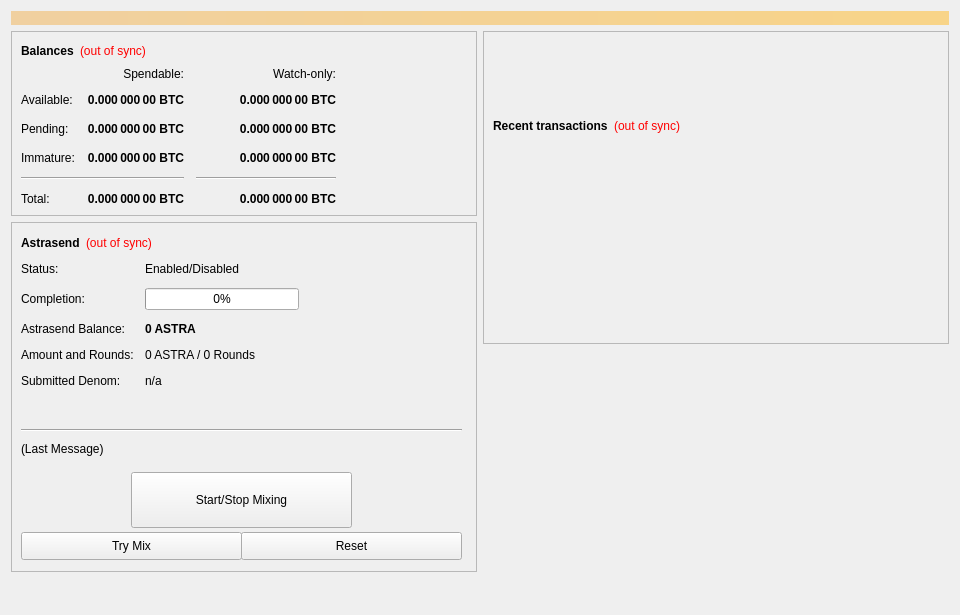
<?xml version="1.0" encoding="UTF-8"?>
<ui version="4.0">
 <class>SmartTokenConfig</class>
 <widget class="QWidget" name="SmartTokenConfig">
  <property name="geometry">
   <rect>
    <x>0</x>
    <y>0</y>
    <width>960</width>
    <height>615</height>
   </rect>
  </property>
  <property name="minimumSize">
   <size>
    <width>960</width>
    <height>0</height>
   </size>
  </property>
  <property name="windowTitle">
   <string>Form</string>
  </property>
  <layout class="QVBoxLayout" name="topLayout">
   <item>
    <widget class="QLabel" name="labelAlerts">
     <property name="visible">
      <bool>false</bool>
     </property>
     <property name="styleSheet">
      <string notr="true">background-color: qlineargradient(x1: 0, y1: 0, x2: 1, y2: 0, stop:0 #F0D0A0, stop:1 #F8D488); color:#000000;</string>
     </property>
     <property name="wordWrap">
      <bool>true</bool>
     </property>
     <property name="margin">
      <number>3</number>
     </property>
    </widget>
   </item>
   <item>
    <layout class="QHBoxLayout" name="horizontalLayout" stretch="1,1">
     <item>
      <layout class="QVBoxLayout" name="verticalLayout_2">
       <item>
        <widget class="QFrame" name="frame">
         <property name="frameShape">
          <enum>QFrame::StyledPanel</enum>
         </property>
         <property name="frameShadow">
          <enum>QFrame::Raised</enum>
         </property>
         <layout class="QVBoxLayout" name="verticalLayout_4">
          <item>
           <layout class="QHBoxLayout" name="horizontalLayout_4">
            <item>
             <widget class="QLabel" name="label_5">
              <property name="font">
               <font>
                <weight>75</weight>
                <bold>true</bold>
               </font>
              </property>
              <property name="text">
               <string>Balances</string>
              </property>
             </widget>
            </item>
            <item>
             <widget class="QLabel" name="labelWalletStatus">
              <property name="cursor">
               <cursorShape>WhatsThisCursor</cursorShape>
              </property>
              <property name="toolTip">
               <string>The displayed information may be out of date. Your wallet automatically synchronizes with the ASTRA network after a connection is established, but this process has not completed yet.</string>
              </property>
              <property name="styleSheet">
               <string notr="true">QLabel { color: red; }</string>
              </property>
              <property name="text">
               <string notr="true">(out of sync)</string>
              </property>
              <property name="alignment">
               <set>Qt::AlignLeading|Qt::AlignLeft|Qt::AlignVCenter</set>
              </property>
             </widget>
            </item>
            <item>
             <spacer name="horizontalSpacer_3">
              <property name="orientation">
               <enum>Qt::Horizontal</enum>
              </property>
              <property name="sizeHint" stdset="0">
               <size>
                <width>40</width>
                <height>20</height>
               </size>
              </property>
             </spacer>
            </item>
           </layout>
          </item>
          <item>
           <layout class="QGridLayout" name="gridLayout">
            <property name="spacing">
             <number>12</number>
            </property>
            <item row="2" column="2">
             <widget class="QLabel" name="labelWatchPending">
              <property name="font">
               <font>
                <weight>75</weight>
                <bold>true</bold>
               </font>
              </property>
              <property name="cursor">
               <cursorShape>IBeamCursor</cursorShape>
              </property>
              <property name="toolTip">
               <string>Unconfirmed transactions to watch-only addresses</string>
              </property>
              <property name="text">
               <string notr="true">0.000 000 00 BTC</string>
              </property>
              <property name="alignment">
               <set>Qt::AlignRight|Qt::AlignTrailing|Qt::AlignVCenter</set>
              </property>
              <property name="textInteractionFlags">
               <set>Qt::LinksAccessibleByMouse|Qt::TextSelectableByKeyboard|Qt::TextSelectableByMouse</set>
              </property>
             </widget>
            </item>
            <item row="2" column="1">
             <widget class="QLabel" name="labelUnconfirmed">
              <property name="font">
               <font>
                <weight>75</weight>
                <bold>true</bold>
               </font>
              </property>
              <property name="cursor">
               <cursorShape>IBeamCursor</cursorShape>
              </property>
              <property name="toolTip">
               <string>Total of transactions that have yet to be confirmed, and do not yet count toward the spendable balance</string>
              </property>
              <property name="text">
               <string notr="true">0.000 000 00 BTC</string>
              </property>
              <property name="alignment">
               <set>Qt::AlignRight|Qt::AlignTrailing|Qt::AlignVCenter</set>
              </property>
              <property name="textInteractionFlags">
               <set>Qt::LinksAccessibleByMouse|Qt::TextSelectableByKeyboard|Qt::TextSelectableByMouse</set>
              </property>
             </widget>
            </item>
            <item row="3" column="2">
             <widget class="QLabel" name="labelWatchImmature">
              <property name="font">
               <font>
                <weight>75</weight>
                <bold>true</bold>
               </font>
              </property>
              <property name="cursor">
               <cursorShape>IBeamCursor</cursorShape>
              </property>
              <property name="toolTip">
               <string>Staked or masternode rewards in watch-only addresses that has not yet matured</string>
              </property>
              <property name="text">
               <string notr="true">0.000 000 00 BTC</string>
              </property>
              <property name="alignment">
               <set>Qt::AlignRight|Qt::AlignTrailing|Qt::AlignVCenter</set>
              </property>
              <property name="textInteractionFlags">
               <set>Qt::LinksAccessibleByMouse|Qt::TextSelectableByKeyboard|Qt::TextSelectableByMouse</set>
              </property>
             </widget>
            </item>
            <item row="4" column="0" colspan="2">
             <widget class="Line" name="lineSpendableBalance">
              <property name="orientation">
               <enum>Qt::Horizontal</enum>
              </property>
             </widget>
            </item>
            <item row="4" column="2">
             <widget class="Line" name="lineWatchBalance">
              <property name="sizePolicy">
               <sizepolicy hsizetype="Preferred" vsizetype="Fixed">
                <horstretch>0</horstretch>
                <verstretch>0</verstretch>
               </sizepolicy>
              </property>
              <property name="minimumSize">
               <size>
                <width>140</width>
                <height>0</height>
               </size>
              </property>
              <property name="orientation">
               <enum>Qt::Horizontal</enum>
              </property>
             </widget>
            </item>
            <item row="5" column="0">
             <widget class="QLabel" name="labelTotalText">
              <property name="text">
               <string>Total:</string>
              </property>
             </widget>
            </item>
            <item row="3" column="1">
             <widget class="QLabel" name="labelImmature">
              <property name="font">
               <font>
                <weight>75</weight>
                <bold>true</bold>
               </font>
              </property>
              <property name="cursor">
               <cursorShape>IBeamCursor</cursorShape>
              </property>
              <property name="toolTip">
               <string>Staked or masternode rewards that has not yet matured</string>
              </property>
              <property name="text">
               <string notr="true">0.000 000 00 BTC</string>
              </property>
              <property name="alignment">
               <set>Qt::AlignRight|Qt::AlignTrailing|Qt::AlignVCenter</set>
              </property>
              <property name="textInteractionFlags">
               <set>Qt::LinksAccessibleByMouse|Qt::TextSelectableByKeyboard|Qt::TextSelectableByMouse</set>
              </property>
             </widget>
            </item>
            <item row="2" column="3">
             <spacer name="horizontalSpacer_2">
              <property name="orientation">
               <enum>Qt::Horizontal</enum>
              </property>
              <property name="sizeHint" stdset="0">
               <size>
                <width>40</width>
                <height>20</height>
               </size>
              </property>
             </spacer>
            </item>
            <item row="3" column="0">
             <widget class="QLabel" name="labelImmatureText">
              <property name="text">
               <string>Immature:</string>
              </property>
             </widget>
            </item>
            <item row="5" column="1">
             <widget class="QLabel" name="labelTotal">
              <property name="font">
               <font>
                <weight>75</weight>
                <bold>true</bold>
               </font>
              </property>
              <property name="cursor">
               <cursorShape>IBeamCursor</cursorShape>
              </property>
              <property name="toolTip">
               <string>Your current total balance</string>
              </property>
              <property name="text">
               <string notr="true">0.000 000 00 BTC</string>
              </property>
              <property name="alignment">
               <set>Qt::AlignRight|Qt::AlignTrailing|Qt::AlignVCenter</set>
              </property>
              <property name="textInteractionFlags">
               <set>Qt::LinksAccessibleByMouse|Qt::TextSelectableByKeyboard|Qt::TextSelectableByMouse</set>
              </property>
             </widget>
            </item>
            <item row="5" column="2">
             <widget class="QLabel" name="labelWatchTotal">
              <property name="font">
               <font>
                <weight>75</weight>
                <bold>true</bold>
               </font>
              </property>
              <property name="cursor">
               <cursorShape>IBeamCursor</cursorShape>
              </property>
              <property name="toolTip">
               <string>Current total balance in watch-only addresses</string>
              </property>
              <property name="text">
               <string notr="true">0.000 000 00 BTC</string>
              </property>
              <property name="alignment">
               <set>Qt::AlignRight|Qt::AlignTrailing|Qt::AlignVCenter</set>
              </property>
              <property name="textInteractionFlags">
               <set>Qt::LinksAccessibleByMouse|Qt::TextSelectableByKeyboard|Qt::TextSelectableByMouse</set>
              </property>
             </widget>
            </item>
            <item row="0" column="2">
             <widget class="QLabel" name="labelWatchonly">
              <property name="text">
               <string>Watch-only:</string>
              </property>
              <property name="alignment">
               <set>Qt::AlignRight|Qt::AlignTrailing|Qt::AlignVCenter</set>
              </property>
             </widget>
            </item>
            <item row="1" column="0">
             <widget class="QLabel" name="labelBalanceText">
              <property name="text">
               <string>Available:</string>
              </property>
             </widget>
            </item>
            <item row="1" column="1">
             <widget class="QLabel" name="labelBalance">
              <property name="font">
               <font>
                <weight>75</weight>
                <bold>true</bold>
               </font>
              </property>
              <property name="cursor">
               <cursorShape>IBeamCursor</cursorShape>
              </property>
              <property name="toolTip">
               <string>Your current spendable balance</string>
              </property>
              <property name="text">
               <string notr="true">0.000 000 00 BTC</string>
              </property>
              <property name="alignment">
               <set>Qt::AlignRight|Qt::AlignTrailing|Qt::AlignVCenter</set>
              </property>
              <property name="textInteractionFlags">
               <set>Qt::LinksAccessibleByMouse|Qt::TextSelectableByKeyboard|Qt::TextSelectableByMouse</set>
              </property>
             </widget>
            </item>
            <item row="1" column="2">
             <widget class="QLabel" name="labelWatchAvailable">
              <property name="font">
               <font>
                <weight>75</weight>
                <bold>true</bold>
               </font>
              </property>
              <property name="cursor">
               <cursorShape>IBeamCursor</cursorShape>
              </property>
              <property name="toolTip">
               <string>Your current balance in watch-only addresses</string>
              </property>
              <property name="text">
               <string notr="true">0.000 000 00 BTC</string>
              </property>
              <property name="alignment">
               <set>Qt::AlignRight|Qt::AlignTrailing|Qt::AlignVCenter</set>
              </property>
              <property name="textInteractionFlags">
               <set>Qt::LinksAccessibleByMouse|Qt::TextSelectableByKeyboard|Qt::TextSelectableByMouse</set>
              </property>
             </widget>
            </item>
            <item row="2" column="0">
             <widget class="QLabel" name="labelPendingText">
              <property name="text">
               <string>Pending:</string>
              </property>
             </widget>
            </item>
            <item row="0" column="1">
             <widget class="QLabel" name="labelSpendable">
              <property name="text">
               <string>Spendable:</string>
              </property>
              <property name="alignment">
               <set>Qt::AlignRight|Qt::AlignTrailing|Qt::AlignVCenter</set>
              </property>
             </widget>
            </item>
           </layout>
          </item>
         </layout>
        </widget>
       </item>
       <item>
        <widget class="QFrame" name="frameObfuscation">
         <property name="minimumSize">
          <size>
           <width>0</width>
           <height>350</height>
          </size>
         </property>
         <property name="layoutDirection">
          <enum>Qt::LeftToRight</enum>
         </property>
         <property name="frameShape">
          <enum>QFrame::StyledPanel</enum>
         </property>
         <property name="frameShadow">
          <enum>QFrame::Raised</enum>
         </property>
         <widget class="QWidget" name="formLayoutWidget">
          <property name="geometry">
           <rect>
            <x>10</x>
            <y>40</y>
            <width>451</width>
            <height>161</height>
           </rect>
          </property>
          <layout class="QFormLayout" name="formLayout">
           <property name="fieldGrowthPolicy">
            <enum>QFormLayout::AllNonFixedFieldsGrow</enum>
           </property>
           <property name="horizontalSpacing">
            <number>11</number>
           </property>
           <property name="verticalSpacing">
            <number>12</number>
           </property>
           <item row="0" column="0">
            <widget class="QLabel" name="label_6">
             <property name="text">
              <string>Status:</string>
             </property>
            </widget>
           </item>
           <item row="1" column="0">
            <widget class="QLabel" name="label_7">
             <property name="text">
              <string>Completion:</string>
             </property>
            </widget>
           </item>
           <item row="1" column="1">
            <widget class="QProgressBar" name="obfuscationProgress">
             <property name="maximumSize">
              <size>
               <width>154</width>
               <height>16777215</height>
              </size>
             </property>
             <property name="value">
              <number>0</number>
             </property>
            </widget>
           </item>
           <item row="2" column="0">
            <widget class="QLabel" name="labelAnonymizedText">
             <property name="text">
              <string>Astrasend Balance:</string>
             </property>
            </widget>
           </item>
           <item row="2" column="1">
            <widget class="QLabel" name="labelAnonymized">
             <property name="font">
              <font>
               <weight>75</weight>
               <bold>true</bold>
              </font>
             </property>
             <property name="text">
              <string notr="true">0 ASTRA</string>
             </property>
            </widget>
           </item>
           <item row="3" column="0">
            <widget class="QLabel" name="label_8">
             <property name="text">
              <string>Amount and Rounds:</string>
             </property>
            </widget>
           </item>
           <item row="3" column="1">
            <widget class="QLabel" name="labelAmountRounds">
             <property name="text">
              <string>0 ASTRA / 0 Rounds</string>
             </property>
            </widget>
           </item>
           <item row="4" column="0">
            <widget class="QLabel" name="label_9">
             <property name="text">
              <string>Submitted Denom:</string>
             </property>
            </widget>
           </item>
           <item row="4" column="1">
            <widget class="QLabel" name="labelSubmittedDenom">
             <property name="toolTip">
              <string>The denominations you submitted to the Masternode.&lt;br&gt;To mix, other users must submit the exact same denominations.</string>
             </property>
             <property name="text">
              <string>n/a</string>
             </property>
            </widget>
           </item>
           <item row="0" column="1">
            <widget class="QLabel" name="AstrasendEnabled">
             <property name="text">
              <string>Enabled/Disabled</string>
             </property>
            </widget>
           </item>
          </layout>
         </widget>
         <widget class="QPushButton" name="runAutoDenom">
          <property name="geometry">
           <rect>
            <x>251</x>
            <y>17</y>
            <width>1</width>
            <height>1</height>
           </rect>
          </property>
          <property name="palette">
           <palette>
            <active>
             <colorrole role="WindowText">
              <brush brushstyle="SolidPattern">
               <color alpha="255">
                <red>0</red>
                <green>0</green>
                <blue>0</blue>
               </color>
              </brush>
             </colorrole>
             <colorrole role="Button">
              <brush brushstyle="SolidPattern">
               <color alpha="255">
                <red>239</red>
                <green>238</green>
                <blue>238</blue>
               </color>
              </brush>
             </colorrole>
             <colorrole role="Light">
              <brush brushstyle="SolidPattern">
               <color alpha="255">
                <red>255</red>
                <green>255</green>
                <blue>255</blue>
               </color>
              </brush>
             </colorrole>
             <colorrole role="Midlight">
              <brush brushstyle="SolidPattern">
               <color alpha="255">
                <red>247</red>
                <green>246</green>
                <blue>246</blue>
               </color>
              </brush>
             </colorrole>
             <colorrole role="Dark">
              <brush brushstyle="SolidPattern">
               <color alpha="255">
                <red>119</red>
                <green>119</green>
                <blue>119</blue>
               </color>
              </brush>
             </colorrole>
             <colorrole role="Mid">
              <brush brushstyle="SolidPattern">
               <color alpha="255">
                <red>159</red>
                <green>159</green>
                <blue>159</blue>
               </color>
              </brush>
             </colorrole>
             <colorrole role="Text">
              <brush brushstyle="SolidPattern">
               <color alpha="255">
                <red>0</red>
                <green>0</green>
                <blue>0</blue>
               </color>
              </brush>
             </colorrole>
             <colorrole role="BrightText">
              <brush brushstyle="SolidPattern">
               <color alpha="255">
                <red>255</red>
                <green>255</green>
                <blue>255</blue>
               </color>
              </brush>
             </colorrole>
             <colorrole role="ButtonText">
              <brush brushstyle="SolidPattern">
               <color alpha="255">
                <red>0</red>
                <green>0</green>
                <blue>0</blue>
               </color>
              </brush>
             </colorrole>
             <colorrole role="Base">
              <brush brushstyle="SolidPattern">
               <color alpha="255">
                <red>255</red>
                <green>255</green>
                <blue>255</blue>
               </color>
              </brush>
             </colorrole>
             <colorrole role="Window">
              <brush brushstyle="SolidPattern">
               <color alpha="255">
                <red>239</red>
                <green>238</green>
                <blue>238</blue>
               </color>
              </brush>
             </colorrole>
             <colorrole role="Shadow">
              <brush brushstyle="SolidPattern">
               <color alpha="255">
                <red>0</red>
                <green>0</green>
                <blue>0</blue>
               </color>
              </brush>
             </colorrole>
             <colorrole role="AlternateBase">
              <brush brushstyle="SolidPattern">
               <color alpha="255">
                <red>247</red>
                <green>246</green>
                <blue>246</blue>
               </color>
              </brush>
             </colorrole>
             <colorrole role="ToolTipBase">
              <brush brushstyle="SolidPattern">
               <color alpha="255">
                <red>255</red>
                <green>255</green>
                <blue>220</blue>
               </color>
              </brush>
             </colorrole>
             <colorrole role="ToolTipText">
              <brush brushstyle="SolidPattern">
               <color alpha="255">
                <red>0</red>
                <green>0</green>
                <blue>0</blue>
               </color>
              </brush>
             </colorrole>
            </active>
            <inactive>
             <colorrole role="WindowText">
              <brush brushstyle="SolidPattern">
               <color alpha="255">
                <red>0</red>
                <green>0</green>
                <blue>0</blue>
               </color>
              </brush>
             </colorrole>
             <colorrole role="Button">
              <brush brushstyle="SolidPattern">
               <color alpha="255">
                <red>239</red>
                <green>238</green>
                <blue>238</blue>
               </color>
              </brush>
             </colorrole>
             <colorrole role="Light">
              <brush brushstyle="SolidPattern">
               <color alpha="255">
                <red>255</red>
                <green>255</green>
                <blue>255</blue>
               </color>
              </brush>
             </colorrole>
             <colorrole role="Midlight">
              <brush brushstyle="SolidPattern">
               <color alpha="255">
                <red>247</red>
                <green>246</green>
                <blue>246</blue>
               </color>
              </brush>
             </colorrole>
             <colorrole role="Dark">
              <brush brushstyle="SolidPattern">
               <color alpha="255">
                <red>119</red>
                <green>119</green>
                <blue>119</blue>
               </color>
              </brush>
             </colorrole>
             <colorrole role="Mid">
              <brush brushstyle="SolidPattern">
               <color alpha="255">
                <red>159</red>
                <green>159</green>
                <blue>159</blue>
               </color>
              </brush>
             </colorrole>
             <colorrole role="Text">
              <brush brushstyle="SolidPattern">
               <color alpha="255">
                <red>0</red>
                <green>0</green>
                <blue>0</blue>
               </color>
              </brush>
             </colorrole>
             <colorrole role="BrightText">
              <brush brushstyle="SolidPattern">
               <color alpha="255">
                <red>255</red>
                <green>255</green>
                <blue>255</blue>
               </color>
              </brush>
             </colorrole>
             <colorrole role="ButtonText">
              <brush brushstyle="SolidPattern">
               <color alpha="255">
                <red>0</red>
                <green>0</green>
                <blue>0</blue>
               </color>
              </brush>
             </colorrole>
             <colorrole role="Base">
              <brush brushstyle="SolidPattern">
               <color alpha="255">
                <red>255</red>
                <green>255</green>
                <blue>255</blue>
               </color>
              </brush>
             </colorrole>
             <colorrole role="Window">
              <brush brushstyle="SolidPattern">
               <color alpha="255">
                <red>239</red>
                <green>238</green>
                <blue>238</blue>
               </color>
              </brush>
             </colorrole>
             <colorrole role="Shadow">
              <brush brushstyle="SolidPattern">
               <color alpha="255">
                <red>0</red>
                <green>0</green>
                <blue>0</blue>
               </color>
              </brush>
             </colorrole>
             <colorrole role="AlternateBase">
              <brush brushstyle="SolidPattern">
               <color alpha="255">
                <red>247</red>
                <green>246</green>
                <blue>246</blue>
               </color>
              </brush>
             </colorrole>
             <colorrole role="ToolTipBase">
              <brush brushstyle="SolidPattern">
               <color alpha="255">
                <red>255</red>
                <green>255</green>
                <blue>220</blue>
               </color>
              </brush>
             </colorrole>
             <colorrole role="ToolTipText">
              <brush brushstyle="SolidPattern">
               <color alpha="255">
                <red>0</red>
                <green>0</green>
                <blue>0</blue>
               </color>
              </brush>
             </colorrole>
            </inactive>
            <disabled>
             <colorrole role="WindowText">
              <brush brushstyle="SolidPattern">
               <color alpha="255">
                <red>119</red>
                <green>119</green>
                <blue>119</blue>
               </color>
              </brush>
             </colorrole>
             <colorrole role="Button">
              <brush brushstyle="SolidPattern">
               <color alpha="255">
                <red>239</red>
                <green>238</green>
                <blue>238</blue>
               </color>
              </brush>
             </colorrole>
             <colorrole role="Light">
              <brush brushstyle="SolidPattern">
               <color alpha="255">
                <red>255</red>
                <green>255</green>
                <blue>255</blue>
               </color>
              </brush>
             </colorrole>
             <colorrole role="Midlight">
              <brush brushstyle="SolidPattern">
               <color alpha="255">
                <red>247</red>
                <green>246</green>
                <blue>246</blue>
               </color>
              </brush>
             </colorrole>
             <colorrole role="Dark">
              <brush brushstyle="SolidPattern">
               <color alpha="255">
                <red>119</red>
                <green>119</green>
                <blue>119</blue>
               </color>
              </brush>
             </colorrole>
             <colorrole role="Mid">
              <brush brushstyle="SolidPattern">
               <color alpha="255">
                <red>159</red>
                <green>159</green>
                <blue>159</blue>
               </color>
              </brush>
             </colorrole>
             <colorrole role="Text">
              <brush brushstyle="SolidPattern">
               <color alpha="255">
                <red>119</red>
                <green>119</green>
                <blue>119</blue>
               </color>
              </brush>
             </colorrole>
             <colorrole role="BrightText">
              <brush brushstyle="SolidPattern">
               <color alpha="255">
                <red>255</red>
                <green>255</green>
                <blue>255</blue>
               </color>
              </brush>
             </colorrole>
             <colorrole role="ButtonText">
              <brush brushstyle="SolidPattern">
               <color alpha="255">
                <red>119</red>
                <green>119</green>
                <blue>119</blue>
               </color>
              </brush>
             </colorrole>
             <colorrole role="Base">
              <brush brushstyle="SolidPattern">
               <color alpha="255">
                <red>239</red>
                <green>238</green>
                <blue>238</blue>
               </color>
              </brush>
             </colorrole>
             <colorrole role="Window">
              <brush brushstyle="SolidPattern">
               <color alpha="255">
                <red>239</red>
                <green>238</green>
                <blue>238</blue>
               </color>
              </brush>
             </colorrole>
             <colorrole role="Shadow">
              <brush brushstyle="SolidPattern">
               <color alpha="255">
                <red>0</red>
                <green>0</green>
                <blue>0</blue>
               </color>
              </brush>
             </colorrole>
             <colorrole role="AlternateBase">
              <brush brushstyle="SolidPattern">
               <color alpha="255">
                <red>239</red>
                <green>238</green>
                <blue>238</blue>
               </color>
              </brush>
             </colorrole>
             <colorrole role="ToolTipBase">
              <brush brushstyle="SolidPattern">
               <color alpha="255">
                <red>255</red>
                <green>255</green>
                <blue>220</blue>
               </color>
              </brush>
             </colorrole>
             <colorrole role="ToolTipText">
              <brush brushstyle="SolidPattern">
               <color alpha="255">
                <red>0</red>
                <green>0</green>
                <blue>0</blue>
               </color>
              </brush>
             </colorrole>
            </disabled>
           </palette>
          </property>
          <property name="focusPolicy">
           <enum>Qt::NoFocus</enum>
          </property>
          <property name="autoFillBackground">
           <bool>true</bool>
          </property>
          <property name="text">
           <string/>
          </property>
          <property name="flat">
           <bool>true</bool>
          </property>
         </widget>
         <widget class="QPushButton" name="toggleObfuscation">
          <property name="geometry">
           <rect>
            <x>120</x>
            <y>250</y>
            <width>221</width>
            <height>56</height>
           </rect>
          </property>
          <property name="sizePolicy">
           <sizepolicy hsizetype="MinimumExpanding" vsizetype="Fixed">
            <horstretch>0</horstretch>
            <verstretch>0</verstretch>
           </sizepolicy>
          </property>
          <property name="text">
           <string>Start/Stop Mixing</string>
          </property>
         </widget>
         <widget class="Line" name="lineLastMessage">
          <property name="geometry">
           <rect>
            <x>10</x>
            <y>200</y>
            <width>441</width>
            <height>16</height>
           </rect>
          </property>
          <property name="orientation">
           <enum>Qt::Horizontal</enum>
          </property>
         </widget>
         <widget class="QLabel" name="AstrasendStatus">
          <property name="geometry">
           <rect>
            <x>10</x>
            <y>220</y>
            <width>451</width>
            <height>61</height>
           </rect>
          </property>
          <property name="minimumSize">
           <size>
            <width>288</width>
            <height>43</height>
           </size>
          </property>
          <property name="text">
           <string>(Last Message)</string>
          </property>
          <property name="alignment">
           <set>Qt::AlignLeading|Qt::AlignLeft|Qt::AlignTop</set>
          </property>
          <property name="wordWrap">
           <bool>true</bool>
          </property>
         </widget>
         <widget class="QPushButton" name="obfuscationAuto">
          <property name="geometry">
           <rect>
            <x>10</x>
            <y>310</y>
            <width>221</width>
            <height>28</height>
           </rect>
          </property>
          <property name="sizePolicy">
           <sizepolicy hsizetype="MinimumExpanding" vsizetype="Fixed">
            <horstretch>0</horstretch>
            <verstretch>0</verstretch>
           </sizepolicy>
          </property>
          <property name="toolTip">
           <string>Try to manually submit a Astrasend request.</string>
          </property>
          <property name="text">
           <string>Try Mix</string>
          </property>
         </widget>
         <widget class="QPushButton" name="obfuscationReset">
          <property name="geometry">
           <rect>
            <x>230</x>
            <y>310</y>
            <width>221</width>
            <height>28</height>
           </rect>
          </property>
          <property name="sizePolicy">
           <sizepolicy hsizetype="MinimumExpanding" vsizetype="Fixed">
            <horstretch>0</horstretch>
            <verstretch>0</verstretch>
           </sizepolicy>
          </property>
          <property name="toolTip">
           <string>Reset the current status of Astrasend (can interrupt Astrasend if it's in the process of Mixing, which can cost you money!)</string>
          </property>
          <property name="autoFillBackground">
           <bool>false</bool>
          </property>
          <property name="text">
           <string>Reset</string>
          </property>
         </widget>
         <widget class="QWidget" name="layoutWidget">
          <property name="geometry">
           <rect>
            <x>10</x>
            <y>10</y>
            <width>431</width>
            <height>22</height>
           </rect>
          </property>
          <layout class="QHBoxLayout" name="horizontalLayout_5">
           <item>
            <widget class="QLabel" name="label_2">
             <property name="font">
              <font>
               <weight>75</weight>
               <bold>true</bold>
              </font>
             </property>
             <property name="text">
              <string>Astrasend</string>
             </property>
            </widget>
           </item>
           <item>
            <widget class="QLabel" name="labelObfuscationSyncStatus">
             <property name="toolTip">
              <string>The displayed information may be out of date. Your wallet automatically synchronizes with the ASTRA network after a connection is established, but this process has not completed yet.</string>
             </property>
             <property name="styleSheet">
              <string notr="true">QLabel { color: red; }</string>
             </property>
             <property name="text">
              <string notr="true">(out of sync)</string>
             </property>
             <property name="alignment">
              <set>Qt::AlignLeading|Qt::AlignLeft|Qt::AlignVCenter</set>
             </property>
            </widget>
           </item>
           <item>
            <spacer name="horizontalSpacer_4">
             <property name="orientation">
              <enum>Qt::Horizontal</enum>
             </property>
             <property name="sizeHint" stdset="0">
              <size>
               <width>40</width>
               <height>20</height>
              </size>
             </property>
            </spacer>
           </item>
          </layout>
         </widget>
        </widget>
       </item>
       <item>
        <spacer name="verticalSpacer">
         <property name="orientation">
          <enum>Qt::Vertical</enum>
         </property>
         <property name="sizeHint" stdset="0">
          <size>
           <width>20</width>
           <height>40</height>
          </size>
         </property>
        </spacer>
       </item>
      </layout>
     </item>
     <item>
      <layout class="QVBoxLayout" name="verticalLayout_3">
       <item>
        <widget class="QFrame" name="frame_2">
         <property name="frameShape">
          <enum>QFrame::StyledPanel</enum>
         </property>
         <property name="frameShadow">
          <enum>QFrame::Raised</enum>
         </property>
         <layout class="QVBoxLayout" name="verticalLayout">
          <item>
           <spacer name="verticalSpacer_3">
            <property name="orientation">
             <enum>Qt::Vertical</enum>
            </property>
            <property name="sizeType">
             <enum>QSizePolicy::Fixed</enum>
            </property>
            <property name="sizeHint" stdset="0">
             <size>
              <width>20</width>
              <height>75</height>
             </size>
            </property>
           </spacer>
          </item>
          <item>
           <layout class="QHBoxLayout" name="horizontalLayout_2">
            <item>
             <widget class="QLabel" name="label_4">
              <property name="font">
               <font>
                <weight>75</weight>
                <bold>true</bold>
               </font>
              </property>
              <property name="text">
               <string>Recent transactions</string>
              </property>
             </widget>
            </item>
            <item>
             <widget class="QLabel" name="labelTransactionsStatus">
              <property name="cursor">
               <cursorShape>WhatsThisCursor</cursorShape>
              </property>
              <property name="toolTip">
               <string>The displayed information may be out of date. Your wallet automatically synchronizes with the ASTRA network after a connection is established, but this process has not completed yet.</string>
              </property>
              <property name="styleSheet">
               <string notr="true">QLabel { color: red; }</string>
              </property>
              <property name="text">
               <string notr="true">(out of sync)</string>
              </property>
              <property name="alignment">
               <set>Qt::AlignRight|Qt::AlignTrailing|Qt::AlignVCenter</set>
              </property>
             </widget>
            </item>
            <item>
             <spacer name="horizontalSpacer">
              <property name="orientation">
               <enum>Qt::Horizontal</enum>
              </property>
              <property name="sizeHint" stdset="0">
               <size>
                <width>40</width>
                <height>20</height>
               </size>
              </property>
             </spacer>
            </item>
           </layout>
          </item>
          <item>
           <widget class="QListView" name="listTransactions">
            <property name="styleSheet">
             <string notr="true">QListView { background: transparent; }</string>
            </property>
            <property name="frameShape">
             <enum>QFrame::NoFrame</enum>
            </property>
            <property name="verticalScrollBarPolicy">
             <enum>Qt::ScrollBarAlwaysOff</enum>
            </property>
            <property name="horizontalScrollBarPolicy">
             <enum>Qt::ScrollBarAlwaysOff</enum>
            </property>
            <property name="selectionMode">
             <enum>QAbstractItemView::NoSelection</enum>
            </property>
           </widget>
          </item>
         </layout>
        </widget>
       </item>
       <item>
        <spacer name="verticalSpacer_2">
         <property name="orientation">
          <enum>Qt::Vertical</enum>
         </property>
         <property name="sizeType">
          <enum>QSizePolicy::Expanding</enum>
         </property>
         <property name="sizeHint" stdset="0">
          <size>
           <width>20</width>
           <height>40</height>
          </size>
         </property>
        </spacer>
       </item>
      </layout>
     </item>
    </layout>
   </item>
  </layout>
 </widget>
 <resources/>
 <connections/>
</ui>
